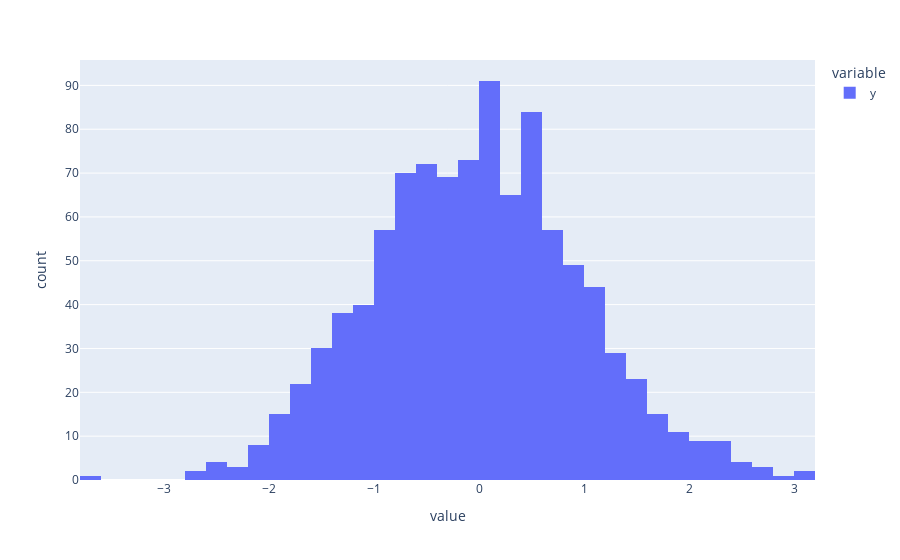

Notebook source saved alongside this figure:
### Markdown cell above
Plotly

### Code cell
px.histogram(df['y'])

### Figure 1 — Plotly figure (JSON) as saved in the notebook; plotly's stock layout.template omitted (floating-point values rounded to 4 significant figures; data arrays with more than 128 entries replaced by an {"elided": "..."} marker saying what was removed)
{"data": [{"alignmentgroup": "True", "bingroup": "x", "hovertemplate": "variable=y<br>value=%{x}<br>count=%{y}<extra></extra>", "legendgroup": "y", "marker": {"color": "#636efa", "pattern": {"shape": ""}}, "name": "y", "offsetgroup": "y", "orientation": "v", "showlegend": true, "type": "histogram", "x": {"elided": "1000 float values"}, "xaxis": "x", "yaxis": "y"}], "layout": {"barmode": "relative", "legend": {"title": {"text": "variable"}, "tracegroupgap": 0}, "margin": {"t": 60}, "xaxis": {"anchor": "y", "domain": [0, 1], "title": {"text": "value"}}, "yaxis": {"anchor": "x", "domain": [0, 1], "title": {"text": "count"}}}}
